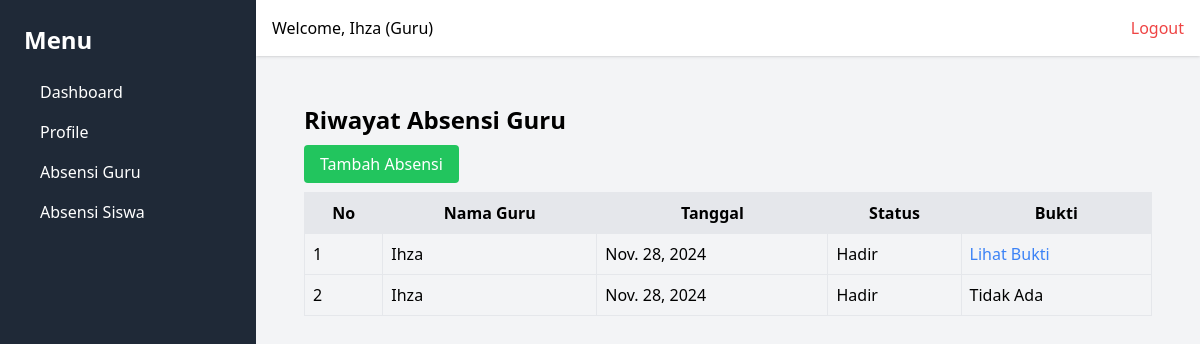
Page /absensi_guru/ (signed in) on the committed database.
### webabsensi/models.py (models this page shows, shortened)
class User(models.Model):
    ROLE_CHOICES = [
        ('Tata Usaha', 'Tata Usaha'),
        ('Guru', 'Guru'),
        ('Kepala Sekolah', 'Kepala Sekolah'),
    ]
    GENDER_CHOICES = [
        ('L', 'Laki-laki'),
        ('P', 'Perempuan'),
    ]
    nip = models.CharField(max_length=20, unique=True)
    email = models.EmailField(unique=True)
    password = models.CharField(max_length=255)
    nama = models.CharField(max_length=50)
    gender = models.CharField(max_length=1, choices=GENDER_CHOICES)
    role = models.CharField(max_length=20, choices=ROLE_CHOICES)
    no_telepon = models.CharField(max_length=15)
    created_at = models.DateTimeField(auto_now_add=True)
    updated_at = models.DateTimeField(auto_now=True)

class AttendanceGuru(models.Model):
    STATUS_CHOICES = [
        ('Hadir', 'Hadir'),
        ('Sakit', 'Sakit'),
        ('Izin', 'Izin'),
        ('Cuti', 'Cuti'),
    ]
    id_guru = models.ForeignKey(User, on_delete=models.CASCADE, limit_choices_to={'role': 'Guru'})
    tanggal = models.DateField()
    status = models.CharField(max_length=10, choices=STATUS_CHOICES)
    bukti = models.FileField(upload_to='bukti_absensi/', blank=True, null=True)
    created_at = models.DateTimeField(auto_now_add=True)
    updated_at = models.DateTimeField(auto_now=True)

### webabsensi/views.py (the view)
    def wrapper(request, *args, **kwargs):
        user_id = request.session.get('user_id')
        if not user_id:
            messages.error(request, 'Anda harus login terlebih dahulu.')
            return redirect('login')
        return view_func(request, *args, **kwargs)

### webabsensi/views.py (called while the page is built)
def login_required(view_func):
    def wrapper(request, *args, **kwargs):
        user_id = request.session.get('user_id')
        if not user_id:
            messages.error(request, 'Anda harus login terlebih dahulu.')
            return redirect('login')
        return view_func(request, *args, **kwargs)
    return wrapper

@login_required
def manage_attendance_guru(request):
    user = User.objects.get(id=request.session.get('user_id'))
    attendance_records = AttendanceGuru.objects.filter(id_guru_id=request.session['user_id']).order_by('-tanggal')
    context = {
        'attendance_records': attendance_records,
        'user': user
        }
    return render(request, 'attendance_guru/manage_attendance_guru.html', context)

### webabsensi/templates/attendance_guru/manage_attendance_guru.html
{% extends 'base.html' %}
{% block content %}
<div class="p-6">
    <h1 class="text-2xl font-bold mb-4">Riwayat Absensi Guru</h1>
    <a href="{% url 'add_attendance_guru' %}" class="bg-green-500 text-white px-4 py-2 rounded">Tambah Absensi</a>
    <table class="w-full mt-4 border">
        <thead class="bg-gray-200">
            <tr>
                <th class="p-2 border">No</th>
                <th class="p-2 border">Nama Guru</th>
                <th class="p-2 border">Tanggal</th>
                <th class="p-2 border">Status</th>
                <th class="p-2 border">Bukti</th>
            </tr>
        </thead>
        <tbody>
            {% for record in attendance_records %}
            <tr>
                <td class="p-2 border">{{ forloop.counter }}</td>
                <td class="p-2 border">{{ record.id_guru.nama }}</td>
                <td class="p-2 border">{{ record.tanggal }}</td>
                <td class="p-2 border">{{ record.status }}</td>
                <td class="p-2 border">
                    {% if record.bukti %}
                    <a href="{{ record.bukti.url }}" target="_blank" class="text-blue-500">Lihat Bukti</a>
                    {% else %}
                    Tidak Ada
                    {% endif %}
                </td>
            </tr>
            {% endfor %}
        </tbody>
    </table>
</div>
{% endblock %}

### webabsensi/templates/navbar.html
<div class="bg-white p-4 shadow flex justify-between">
    <h1>Welcome, {{ user.nama }} ({{ user.role }})</h1>
    <a href="{% url 'logout' %}" class="text-red-500">Logout</a>
</div>

### rows in the picture
User: nama "Ihza", role "Guru"
AttendanceGuru: id_guru.nama "Ihza", tanggal "Nov. 28, 2024", status "Hadir"
AttendanceGuru: id_guru.nama "Ihza", tanggal "Nov. 28, 2024", status "Hadir", bukti "Tidak Ada"
